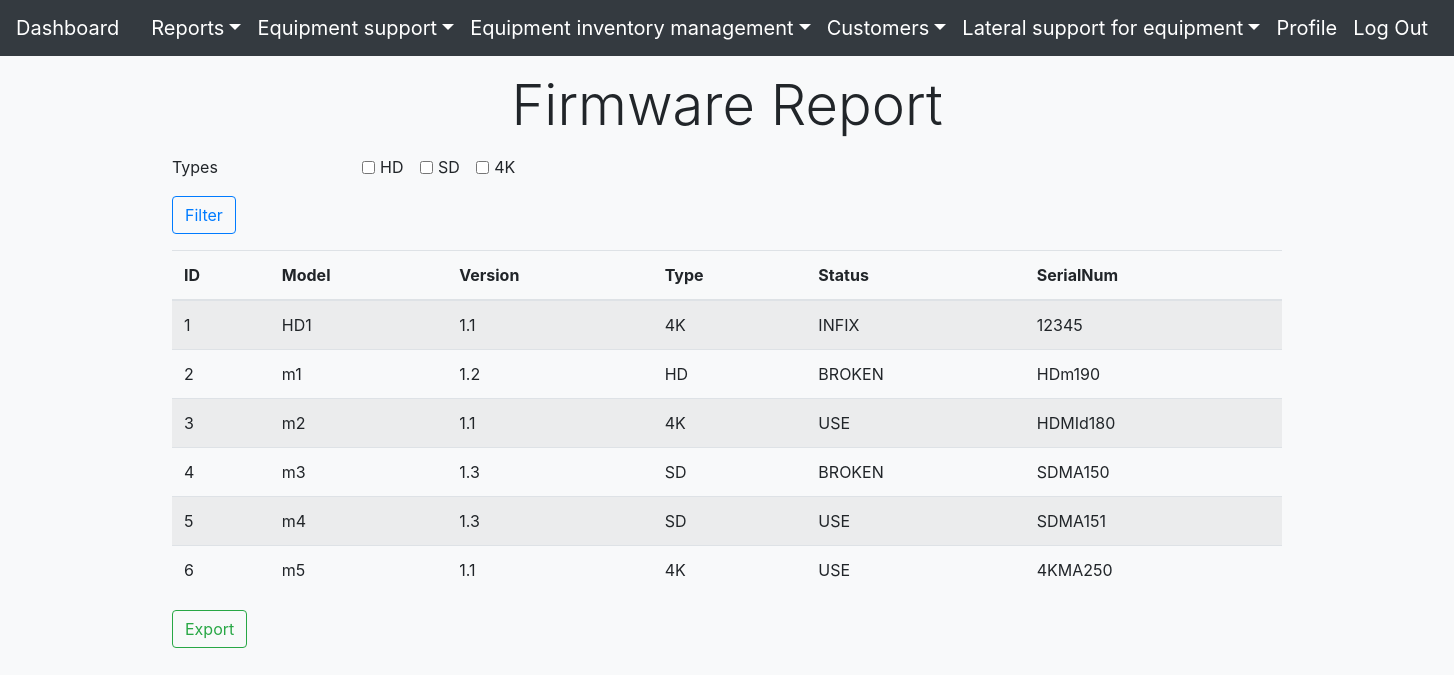
Screenshot of /StreamersFirmwareReport.php (signed in) with the database file from the repository.
### tables this page shows
CREATE TABLE `streamer` (
  `id` int(11) NOT NULL COMMENT 'primary key',
  `model` varchar(8) NOT NULL COMMENT 'model',
  `version` varchar(5) NOT NULL COMMENT '2.0',
  `type` enum('HD','SD','4K') NOT NULL DEFAULT 'HD',
  `status` enum('AVAILABLE','INFIX','USE','BROKEN') NOT NULL DEFAULT 'AVAILABLE',
  `SerialNum` varchar(15) NOT NULL,
  `IP` varchar(15) NOT NULL
);

### StreamersFirmwareReport.php (the view, shortened to what this page needs)
<?php require 'IsLoggedIn.php';
require 'connection/connection.php';
$enum_query = "SELECT COLUMN_TYPE FROM information_schema.`COLUMNS` WHERE TABLE_NAME = 'streamer' AND COLUMN_NAME = 'type'";
$result = $con->query($enum_query);
$typeEnumArray = [];
while ($row = $result->fetch_row()) {
    $row = reset($row);
    $enumStr = str_replace('enum', '', $row);
    $enumStr = str_replace('(', '', $enumStr);
    $enumStr = str_replace(')', '', $enumStr);
    $enumStr = str_replace("'", '', $enumStr);
    $typeEnumArray = explode(',', $enumStr);
}
$query = 'SELECT * from streamer';
$typeArray = $_GET['type'] ?? [];
$typeArray = array_keys($typeArray);
$result = $con->query($query);
$data=[];
?>
<!DOCTYPE html>
<html>
    <head>
        <?php require 'components/head.php'; ?>
    </head>
    <body class="bg-light">
        <header class="navbar navbar-dark bg-dark box-shadow">
            <?php require 'components/header.php' ?>
        </header>
        <main role="main" class="container">
            <h1 class="display-4 m-3 text-center">Firmware Report</h1>
            <section>
                <form action="StreamersFirmwareReport.php">
                    <div class="form-group row">
                        <div class="col-sm-2">Types</div>
                        <div class="col-sm-10">
                            <?php foreach ($typeEnumArray as $typeEnum) {
                                ?>
                                    <div class="form-check form-check-inline">
                                        <input class="form-check-input" name="type[<?= $typeEnum ?>]" type="checkbox" id="type_<?= $typeEnum ?>" <?php echo in_array($typeEnum, $typeArray) ? 'checked' : '' ?>>
                                        <label class="form-check-label" for="type_<?= $typeEnum ?>"><?= $typeEnum ?></label>
                                    </div>
                                <?php
                            } ?>
                        </div>
                    </div>
                    <button type="submit" class="btn btn-outline-primary mb-3" >Filter</button>
                </form>
            </section>
            <section>
                <table class="table table-hover table-responsive-lg table-striped">
                    <thead>
                        <tr>
                            <th scope="col">ID</th>
                            <th scope="col">Model</th>
                            <th scope="col">Version</th>
                            <th scope="col">Type</th>
                            <th scope="col">Status</th>
                            <th scope="col">SerialNum</th>
                        </tr>
                    </thead>
                    <tbody>
                    <?php while ($row = $result->fetch_assoc()) {
                        $data[] = $row;
                        ?>
                        <tr>
                            <td><?= $row['id'] ?></td>
                            <td><?= $row['model'] ?></td>
                            <td><?= $row['version'] ?></td>
                            <td><?= $row['type'] ?></td>
                            <td><?= $row['status'] ?></td>
                            <td><?= $row['SerialNum'] ?></td>
                        </tr>
                        <?php
                    } ?>
                    </tbody>
                </table>
            </section>
            <section>
                <form action="utlis/exportToExcel.php" method="post" class="m-0 row">
                    <input type="submit" class="btn btn-outline-success" value="Export" <?php echo empty($data) ?  'disabled' : '' ?>/>
                </form>
            </section>
        </main>
    </body>
</html>

### rows the page displays
streamer: id "1", model "HD1", version "1.1", type "4K", status "INFIX", SerialNum "12345"
streamer: id "2", model "m1", version "1.2", type "HD", status "BROKEN", SerialNum "HDm190"
streamer: id "3", model "m2", version "1.1", type "4K", status "USE", SerialNum "HDMId180"
streamer: id "4", model "m3", version "1.3", type "SD", status "BROKEN", SerialNum "SDMA150"
streamer: id "5", model "m4", version "1.3", type "SD", status "USE", SerialNum "SDMA151"
streamer: id "6", model "m5", version "1.1", type "4K", status "USE", SerialNum "4KMA250"

### other values shown
$typeEnum "HD"
$typeEnum "SD"
$typeEnum "4K"
